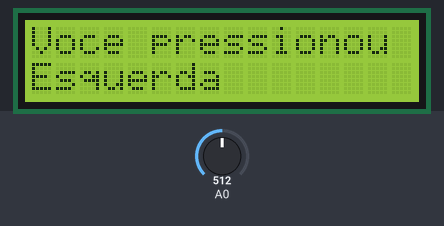
The sketch below on a simulated Arduino Uno, built with avr-gcc and run on an emulated ATmega328P. On the bench: 16×2 character LCD. The inputs (shaded band) are chosen by the test bench; at power-on: A0 = 512.

Above: at 1.2 s.
1.3 s: A0 set to 610
At 3.7 s:
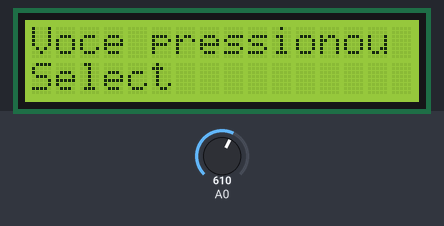
9.0 s: A0 set to 390
At 10.3 s:
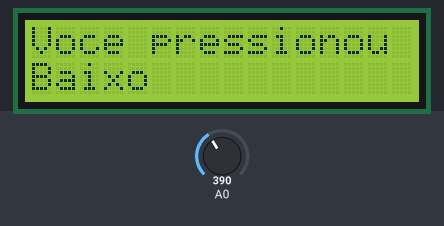
16.6 s: A0 set to 190
At 19.5 s:
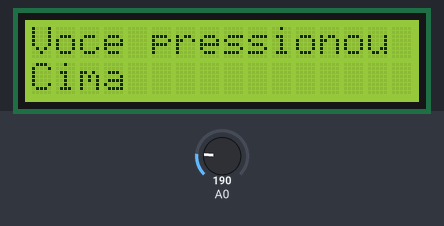
24.3 s: A0 set to 90
At 27.5 s:
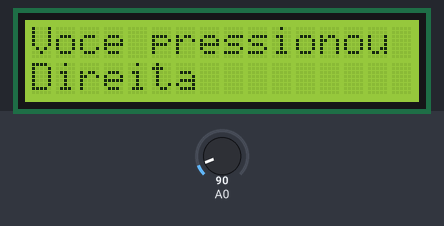
31.6 s: A0 set to 110
At 34.1 s:
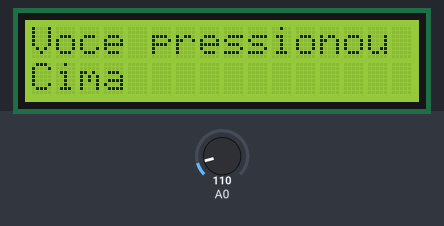
39.3 s: A0 set to 210
At 43.3 s:
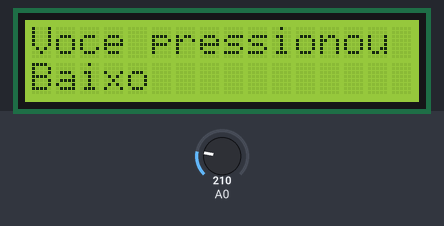
Timing chart, 0 to 44.8 s (numbered marks = the images above; inputs shaded):
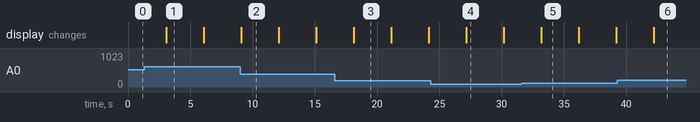

Measured:
- after the input at 1.3 s, the display: first differs from a run without the input after 1.8 s (image 1)
- after the input at 9.0 s, the display: first differs from a run without the input after 0.10 s (image 2)
- after the input at 16.6 s, the display: first differs from a run without the input after 1.5 s (image 3)
- after the input at 24.3 s, the display: first differs from a run without the input after 2.9 s (image 4)
- after the input at 31.6 s, the display: first differs from a run without the input after 1.6 s (image 5)
- after the input at 39.3 s, the display: first differs from a run without the input after 2.9 s (image 6)
- what the display in image 1 shows lasts 3.0 s, from 3.1 s to 6.1 s

The sketch:

testlcd2.ino
```cpp
//Programa: Teste de Display LCD 16 x 2
//Autor: FILIPEFLOP

//Carrega a biblioteca LiquidCrystal
#include <LiquidCrystal.h>

//Define os pinos que serão utilizados para ligação ao display
LiquidCrystal lcd(8, 9, 4, 5, 6, 7);

void setup()
{
  lcd.begin(16, 2);
  mainMessage();
}

void loop()
{
  int botao;
  botao = analogRead (0);  //Leitura do valor da porta analógica A0
  lcd.setCursor(8, 1);
  if (botao < 100) {
    onButtonPress ("Direita ");
  }
  else if (botao < 200) {
    onButtonPress ("Cima    ");
  }
  else if (botao < 400) {
    onButtonPress ("Baixo   ");
  }
  else if (botao < 600) {
    onButtonPress ("Esquerda");
  }
  else if (botao < 800) {
    onButtonPress ("Select  ");
  }
}

void mainMessage() {
  lcd.clear();
  lcd.setCursor(0, 0);
  lcd.print("Pressione");
  lcd.setCursor(0, 1);
  lcd.print(" um botao");
}

void onButtonPress(char message[16]) {
  lcd.clear();
  lcd.setCursor(0, 0);
  lcd.print("Voce pressionou");
  lcd.setCursor(0, 1);
  lcd.print(message);
  delay(3000);
  mainMessage();
}
```
